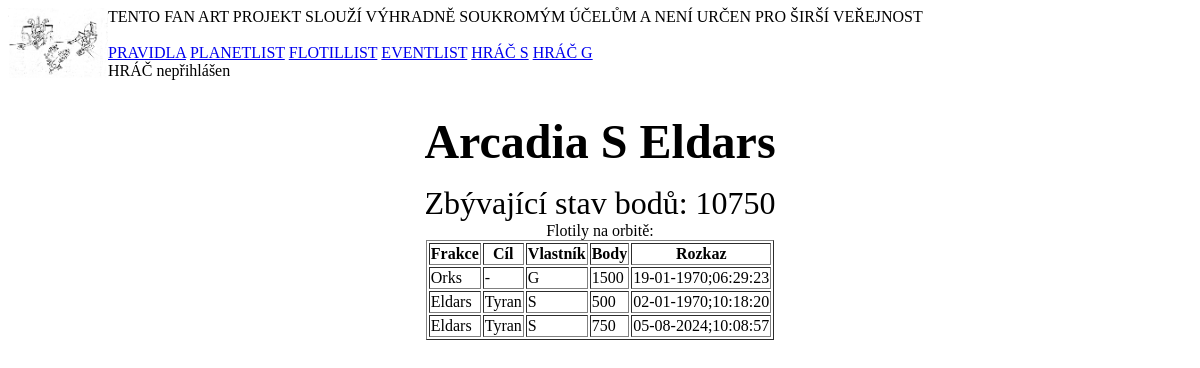
/index.php?planeta=Arcadia, run on the app's committed database.
### tables this page shows
CREATE TABLE "planetlist" (
	"body"	INTEGER,
	"nazev"	TEXT,
	"frakce"	TEXT,
	"vlastnik"	TEXT,
	"poradi"	INTEGER,
	PRIMARY KEY("nazev")
);

CREATE TABLE "flotillist" (
	"id"	INTEGER NOT NULL,
	"rasa"	TEXT NOT NULL,
	"body"	INTEGER NOT NULL,
	"poloha"	TEXT NOT NULL,
	"majitel"	INTEGER NOT NULL,
	"cil"	TEXT,
	"rozkaz"	INTEGER,
	PRIMARY KEY("id" AUTOINCREMENT)
);

### content/planet/planetadisp.php (the view)
<?php
	$planetaAktDB = $db -> prepare("SELECT * FROM planetlist WHERE nazev = ?");
	$planetaAktDB ->execute([$_GET["planeta"]]);
	$planetaAkt = $planetaAktDB -> fetchAll();
	echo "<h3>" . $_GET["planeta"] . " ";
	echo "<span class='hrac'>" . $planetaAkt[0]["vlastnik"] . "</span> ";
	echo $planetaAkt[0]["frakce"] . "</h3>";
	if ($planetaAkt[0]["vlastnik"]==$_SESSION["player"]){
		require_once "./content/planet/formularVyslaniFlotily.php";
	}
	else {
		echo "<div class='planetaBody'>Zbývající stav bodů: <span class='bodovaHodnotaPlanety'>" . $planetaAkt[0]["body"] . "</span></div>";
	}
	$flotiOrbitDB = $db -> prepare("SELECT * FROM flotillist WHERE poloha = ?");
	$flotiOrbitDB ->execute([$_GET["planeta"]]);
	$flotiOrbit = $flotiOrbitDB -> fetchAll();
	echo "<center>Flotily na orbitě:</center>";
	echo "<div class='vypis'><table border=1>";
	echo "<tr><th>Frakce</th><th>Cíl</th><th>Vlastník</th><th>Body</th><th>Rozkaz</th></tr>";
	foreach ($flotiOrbit as $flotila){
			echo "<tr><td>" . $flotila["rasa"] . "</td><td>";
			if ($flotila["cil"] == $_GET["planeta"]) {echo "-";}
			else {echo $flotila["cil"];}
			echo "</td><td>" . $flotila["majitel"] . "</td><td>" . $flotila["body"] . "</td><td>" . date("d-m-Y;h:i:s", $flotila["rozkaz"]) . "</td></tr>" ;
	}
	echo "</table></div>";

### index.php (shortened to what this page needs)
<?php
	$aktivniPlaneta = null;
	if (array_key_exists("planeta",$_GET)) $aktivniPlaneta = $_GET["planeta"];
	$db = new PDO('sqlite:./content/tazeni.db');
?>
<!DOCTYPE html>
<html lang="en">
<head>
	<link rel="stylesheet" href="./content/lokalniCSS.css">
</head>
<body>
	<header>
		<img src="./content/scan.png" width="100" align="left">
		<div>TENTO FAN ART PROJEKT SLOUŽÍ VÝHRADNĚ SOUKROMÝM ÚČELŮM A NENÍ URČEN PRO ŠIRŠÍ VEŘEJNOST</div>
		<br>
		<form class="nabidkaPrvni" method="get">
			<a href="index.php?pravidla=">PRAVIDLA</a>
			<a href="index.php?planetlist=">PLANETLIST</a>
			<a href="index.php?flotillist=">FLOTILLIST</a>
			<a href="index.php?eventlist=">EVENTLIST</a>
			<a href="index.php?s=">HRÁČ S</a>
			<a href="index.php?g=">HRÁČ G</a>
		</form>
		<form class="nabidkaDruha" method="get">
			<?php
				echo "HRÁČ " . $_SESSION["player"] . " ";
			?>
		</form>
	</header>
<br>
 <div class="kontejner">
	<div class="obsah">
		<?php
			if ($aktivniPlaneta != null) require_once "./content/planet/planetadisp.php";
		?>
	</div>
 </div>
</body>
</html>

### content/lokalniCSS.css (style rules this page uses)
.kontejner { display: flex; justify-content: center; }
.obsah { width: 900px; }
.vypis { display: flex; justify-content: space-around; align-items: flex-start; }
h3 { text-align: center; font-size: 3rem; margin: 1rem; }
.hrac { transition: all 5s linear; animation-name: hracPismeno; animation-duration: 5s; animation-iteration-count: infinite; animation-timing-function: linear; }
.planetaBody { text-align: center; font-size: 2rem; }

### data on the page
planetlist: vlastnik "S", frakce "Eldars", body "10750"
flotillist: rasa "Orks", majitel "G", body "1500", rozkaz "19-01-1970;06:29:23"
flotillist: rasa "Eldars", cil "Tyran", majitel "S", body "500", rozkaz "02-01-1970;10:18:20"
flotillist: rasa "Eldars", cil "Tyran", majitel "S", body "750", rozkaz "05-08-2024;10:08:57"

### other printed values
$_SESSION["player"] "nepřihlášen"
$_GET["planeta"] "Arcadia"
